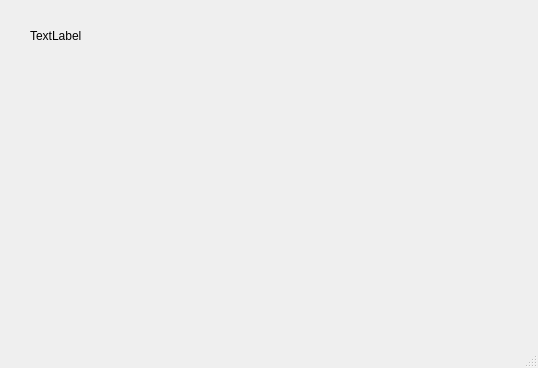
<?xml version="1.0" encoding="UTF-8"?>
<ui version="4.0">
 <class>MainWindow</class>
 <widget class="QMainWindow" name="MainWindow">
  <property name="geometry">
   <rect>
    <x>0</x>
    <y>0</y>
    <width>538</width>
    <height>368</height>
   </rect>
  </property>
  <property name="windowTitle">
   <string>MainWindow</string>
  </property>
  <widget class="QWidget" name="centralwidget">
   <widget class="QLabel" name="label">
    <property name="geometry">
     <rect>
      <x>30</x>
      <y>20</y>
      <width>441</width>
      <height>31</height>
     </rect>
    </property>
    <property name="text">
     <string>TextLabel</string>
    </property>
   </widget>
  </widget>
  <widget class="QMenuBar" name="menubar">
   <property name="geometry">
    <rect>
     <x>0</x>
     <y>0</y>
     <width>538</width>
     <height>22</height>
    </rect>
   </property>
  </widget>
  <widget class="QStatusBar" name="statusbar"/>
 </widget>
 <resources/>
 <connections/>
</ui>
